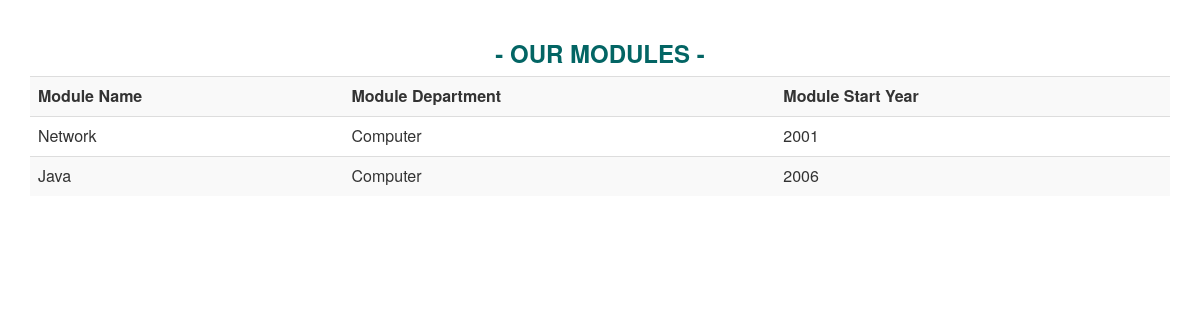
Page /courses/modules/ on the committed database.
### courses/models.py (models this page shows, shortened)
class Module(models.Model):
	name = models.CharField(max_length = 80)
	department = models.CharField(max_length = 80)
	start_year = models.CharField(max_length = 4)

### courses/views.py (the view)
def all_modules(request):
	all_modules = Module.objects.all()
	return render(request, 'courses/all_modules.html', {'all_modules': all_modules})

### courses/templates/courses/all_modules.html (shortened to what this page needs)
{% load static %}
<html>
	<head>
		<link rel="stylesheet" href="{% static 'css/bootstrap.min.css' %}">
	</head>
	<body ng-app>
		<div class="container">
			<br>
			<h3 class="blue bold center uppercase">- Our modules -</h3>
			<table class="table table-striped">
				<tr>
					<th>Module Name</th>
					<th>Module Department</th>
					<th>Module Start Year</th>
				</tr>
				{% for module in all_modules %}
				<tr>
					<td>{{ module.name }}</td>
					<td>{{ module.department }}</td>
					<td>{{ module.start_year }}</td>
				</tr>
				{% empty %}
				<tr>
					<td colspan="3" class="center">Sorry! No available modules</td>
				</tr>
				{% endfor %}
			</table>
			<br>
		</div>
	</body>
</html>

### courses/templates/courses/all_modules.html (style rules this page uses)
.blue { color: #036564; }
.bold { font-weight: bold; }
.center { text-align: center; }
.uppercase { text-transform: uppercase; }

### rows in the picture
Module: name "Network", department "Computer", start_year "2001"
Module: name "Java", department "Computer", start_year "2006"
